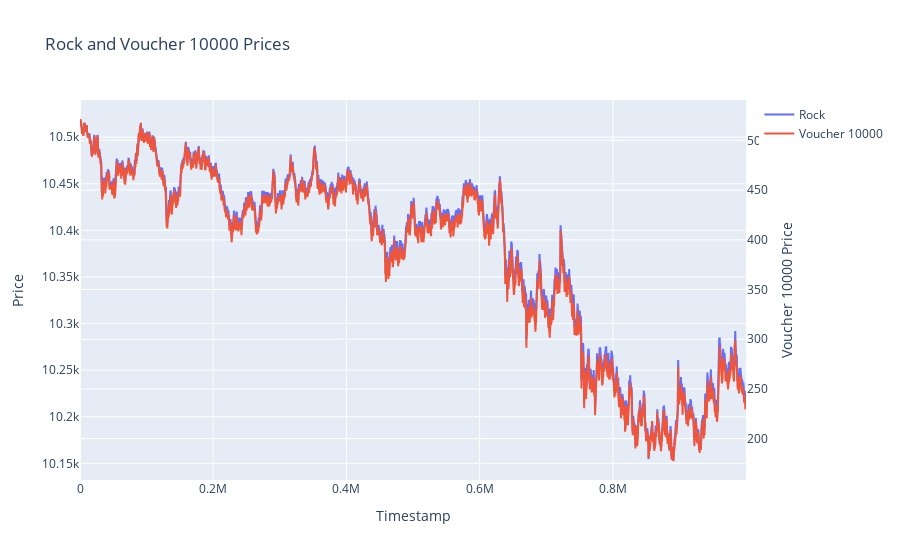

Notebook source saved alongside this figure:
### Code cell
q = mk['day'] == 1
df = mk[q].copy()

fig = go.Figure()

fig.add_trace(go.Scatter(x=df['timestamp'], y=df['mid_price_rock'], mode='lines', name='Rock'))
fig.add_trace(go.Scatter(x=df['timestamp'], y=df['mid_price_voucher10000'], mode='lines', name='Voucher 10000', yaxis='y2'))
fig.update_layout(
    title='Rock and Voucher 10000 Prices',
    xaxis_title='Timestamp',
    yaxis_title='Price',
    yaxis2=dict(
        title='Voucher 10000 Price',
        overlaying='y',
        side='right'
    )
)
fig.show()

### Figure 1 — Plotly figure (JSON) as saved in the notebook; plotly's stock layout.template omitted (floating-point values rounded to 4 significant figures; data arrays with more than 128 entries replaced by an {"elided": "..."} marker saying what was removed)
{"data": [{"mode": "lines", "name": "Rock", "type": "scatter", "x": {"elided": "10000 int values"}, "y": {"elided": "10000 float values"}}, {"mode": "lines", "name": "Voucher 10000", "type": "scatter", "x": {"elided": "10000 int values"}, "y": {"elided": "10000 float values"}, "yaxis": "y2"}], "layout": {"title": {"text": "Rock and Voucher 10000 Prices"}, "xaxis": {"title": {"text": "Timestamp"}}, "yaxis": {"title": {"text": "Price"}}, "yaxis2": {"overlaying": "y", "side": "right", "title": {"text": "Voucher 10000 Price"}}}}
